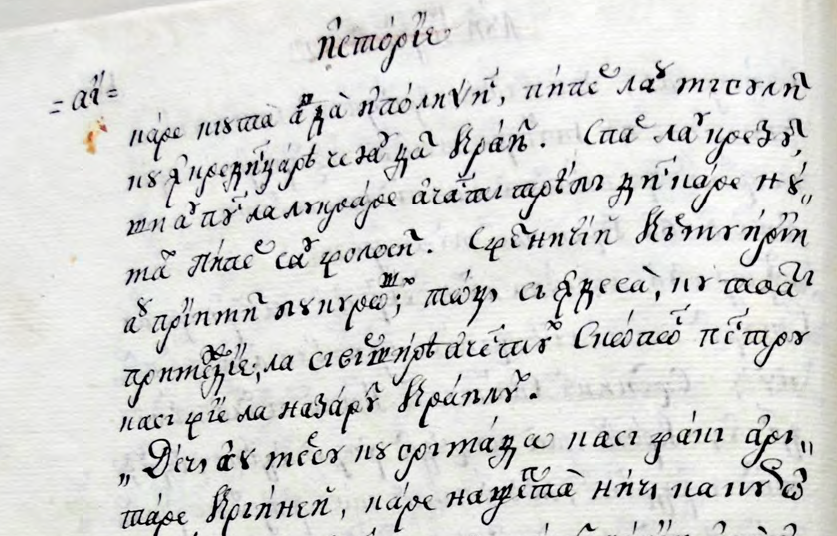
#> input picture Rows.png, 837 x 536 px
$ python Ideea1.py
#> lines starting #> are read from the running program, lines starting #| are printed output that depends on the picture; after the words box and inside, x2 and y2 are one past the last pixel; in counts of white or black regions, pixels touching at a corner belong together
### utils.py
import numpy as np

def ridge_following(I, start_point, max_stride=1, stop_thresh = 0.5):

    assert len(I.shape)==2
    total_cols = I.shape[1]

    start_row, start_col = start_point

    # Prepare output vector, start with -1
    ridge = -1 * np.ones(total_cols, dtype=int)
    ridge[start_col] = start_row

    # Follow ridge to the right of start_point
    max_value = I[start_row, start_col]
    for i in range(start_col+1, total_cols):

        # row = ridge[i]
        # col = i
        lower_search_limit = max(0, ridge[i-1] - max_stride)
        upper_search_limit = min(I.shape[0], ridge[i-1] + max_stride + 1)
        ridge[i] = lower_search_limit + np.argmax(I[lower_search_limit : upper_search_limit, i])

        # Update max value
        max_value = max(max_value, I[ridge[i],i])

        # Check termination
        if I[ridge[i],i] < stop_thresh * max_value:
            ridge[i] = -1  # undo last point
            break

    # Follow ridge to the left of start_point
    max_value = I[start_row, start_col]
    for i in range(start_col-1, -1, -1):
        # Find next point on ridge
        lower_search_limit = max(0, ridge[i+1] - max_stride)
        upper_search_limit = min(I.shape[0], ridge[i+1] + max_stride + 1)
        ridge[i] = lower_search_limit + np.argmax(I[lower_search_limit : upper_search_limit, i])

        # Update max value
        max_value = max(max_value, I[ridge[i],i])

        # Check termination
        if I[ridge[i],i] < stop_thresh * max_value:
            ridge[i] = -1
            break

    return ridge

### Ideea1.py
# %%
#import cv2
import numpy as np
import skimage as ski
import skimage.color, skimage.filters

import matplotlib
matplotlib.use('Qt5Agg')  # non-interactive
import matplotlib.pyplot as plt

from utils import ridge_following

# %%
I = plt.imread('Rows.png')
#> I is the input picture: shape (536, 837, 3) float32; mean R, G, B 0.837, 0.838, 0.83
I = ski.color.rgb2gray(I)
#> I: shape (536, 837) float32
#plt.imshow(I, cmap='gray')
#plt.show()

# %%
maxval = np.max(I)
#> maxval = 1
I = maxval - I # invert
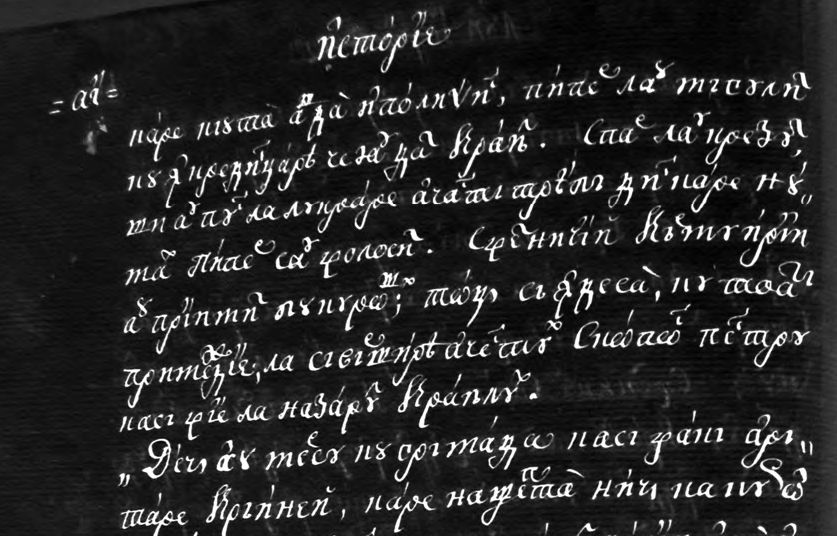
#> I: shape (536, 837) float32; min 0, max 1, mean 0.162
#plt.imshow(I, cmap='gray')
#plt.show()

# %%
# create the figure
#fig = plt.figure()
#ax = plt.axes(projection='3d')


# create the x and y coordinate arrays (here we just use pixel indices)
xx, yy = np.mgrid[0:I.shape[0], 0:I.shape[1]]

# plot
#ax.plot_surface(xx, yy, I ,rstride=10, cstride=10, cmap=plt.cm.jet,
#                linewidth=0)

plt.show()

# %%
If = ski.filters.gaussian(I, sigma=[5, 50])
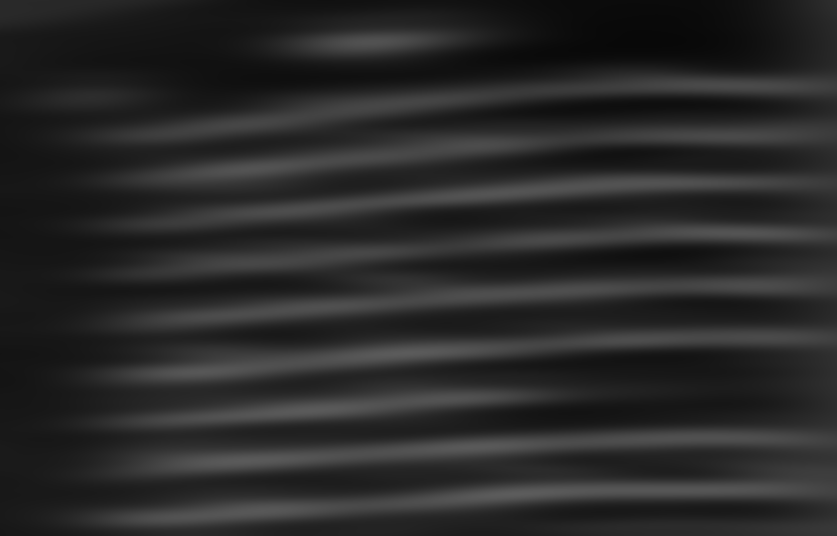
#> If: shape (536, 837) float32; min 0.0333, max 0.363, mean 0.163
plt.imshow(If, cmap='gray')
plt.show()

# Follow ridge
ridge = ridge_following(If, [180,180])
#> in ridge_following, `max_value = I[start_row, start_col]`: max_value = 0.252
#> the loop in ridge_following, `for i in range(start_col+1, total_cols):` made 656 passes
#> max_value on passes 1 to 3: 0.259, 0.266, 0.271
#> after the loop in ridge_following, `for i in range(start_col+1, total_cols):`: ridge = 837 values, max 180 at index 180, min -1 at index 0, mean 115.9
#> in ridge_following, `max_value = I[start_row, start_col]`: max_value = 0.252
#> the loop in ridge_following, `for i in range(start_col-1, -1, -1):` made 93 passes
#> (lower_search_limit, upper_search_limit, max_value) on passes 1 to 12: (179, 182, 0.258), (178, 181, 0.263), (177, 180, 0.266), (176, 179, 0.268), (175, 178, 0.268), (174, 177, 0.268), (174, 177, 0.268), (174, 177, 0.268), (175, 178, 0.268), (175, 178, 0.268), (175, 178, 0.268), (175, 178, 0.268)
#> after the loop in ridge_following, `for i in range(start_col-1, -1, -1):`: ridge = 837 values, max 180 at index 88, min -1 at index 0, mean 135.7

for c in range(If.shape[1]):
    If[ridge[c],c] = 0
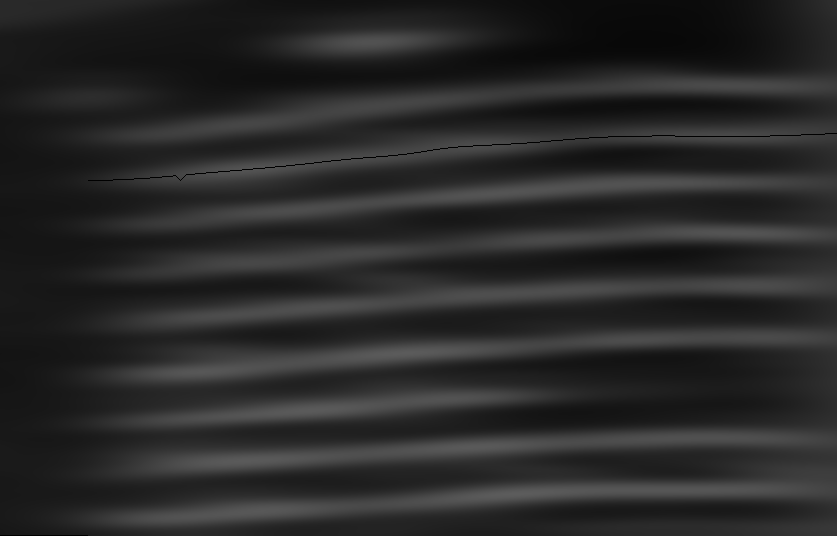
#> If: shape (536, 837) float32; 0.19% of pixels changed, all inside (x1, y1, x2, y2) = (0, 133, 837, 536)
plt.imshow(If, cmap='gray')
plt.show()


# plot surface
fig = plt.figure()
ax = plt.axes(projection='3d')
xx, yy = np.mgrid[0:If.shape[0], 0:If.shape[1]]
ax.plot_surface(xx, yy, If ,rstride=10, cstride=10, cmap=plt.cm.jet, linewidth=0)
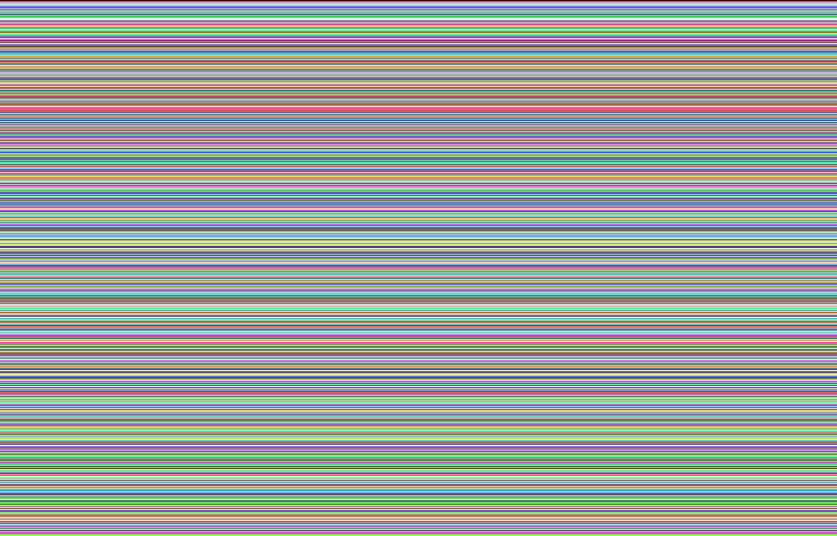
#> xx: shape (536, 837) int64; 536 distinct labels, from 0 to 535; one colour per label, 0 black
plt.show()
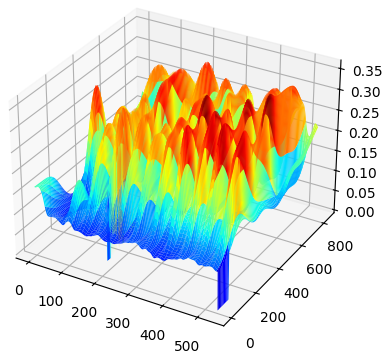
#> figure drawn by matplotlib, 1 panel
# %%


from skimage import data
from skimage import color
from skimage import filters
from skimage.filters import meijering, sato, frangi, hessian
import matplotlib.pyplot as plt


def identity(image, **kwargs):
    """Return the original image, ignoring any kwargs."""
    return image


image = color.rgb2gray(If)
cmap = plt.cm.gray

#kwargs = {'sigmas': [1], 'mode': 'reflect'}  # skimage latest 0.19
kwargs = {'sigmas': [10]}  # skimage version 0.16 has no 'mode'

fig, axes = plt.subplots(2, 5)
for i, black_ridges in enumerate([1, 0]):
    for j, func in enumerate([identity, meijering, sato, frangi, hessian]):
        kwargs['black_ridges'] = black_ridges
        result = func(image, **kwargs)
        axes[i, j].imshow(result, cmap=cmap, aspect='auto')
        if i == 0:
            axes[i, j].set_title(['Original\nimage', 'Meijering\nneuriteness',
                                  'Sato\ntubeness', 'Frangi\nvesselness',
                                  'Hessian\nvesselness'][j])
        if j == 0:
            axes[i, j].set_ylabel('black_ridges = ' + str(bool(black_ridges)))
        axes[i, j].set_xticks([])
        axes[i, j].set_yticks([])
#> after the loop, kwargs = {'sigmas': [10], 'black_ridges': 0}

plt.tight_layout()
plt.show()
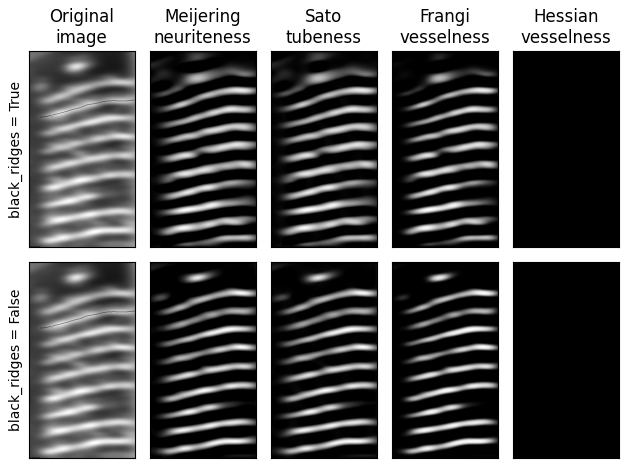
#> figure drawn by matplotlib, 10 panels

# %%
